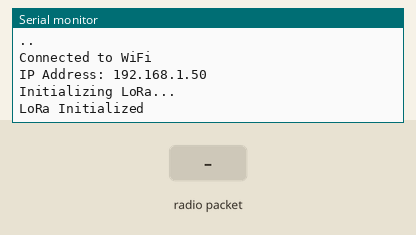
Simulated run of this sketch. Board: ESP8266 (NodeMCU). Shown: the last lines printed to the serial monitor. Inputs (shaded band) come from the test bench. WiFi joins after 1.5 s; servers stay silent unless stated; no radio packets arrive unless stated.

Above: at 3.2 s.
3.3 s: radio packet "-" arrives
At 5.2 s:
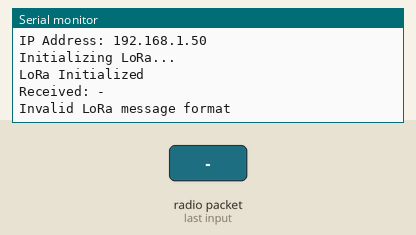
5.5 s: radio packet "1" arrives
At 7.0 s:
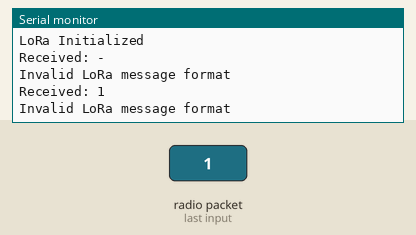

Measured:
- after the input at 3.3 s, the serial monitor: prints a new line after 0.72 s (image 1)
- after the input at 5.5 s, the serial monitor: prints a new line after 0.52 s (image 2)

The sketch:

Lora_Receiver_Final.ino
```cpp
#include <SPI.h>
#include <LoRa.h>
#include <ESP8266WiFi.h>
#include <WiFiClientSecure.h>
#include <ESP8266HTTPClient.h>

// WiFi credentials
const char* ssid = "lora";
const char* password = "lora1234";

// Server URL (use HTTPS)
const char* serverHost = "https://resqlink.onrender.com";
const char* serverPath = "/api/sensor/send";  // Path for POSTing sensor data

// LoRa setup
#define LORA_FREQUENCY 433E6  // Frequency for LoRa

// Pin definitions for LoRa
#define PIN_LORA_COPI   13
#define PIN_LORA_CIPO   12
#define PIN_LORA_SCK    14
#define PIN_LORA_CS     15
#define PIN_LORA_RST    16
#define PIN_LORA_DIO0   5

void setup() {
  Serial.begin(115200);

  // Connect to WiFi
  Serial.println("Connecting to WiFi...");
  WiFi.begin(ssid, password);

  int attempts = 0;
  while (WiFi.status() != WL_CONNECTED && attempts < 20) {
    delay(1000);
    Serial.print(".");
    attempts++;
  }

  if (WiFi.status() == WL_CONNECTED) {
    Serial.println("\nConnected to WiFi");
    Serial.print("IP Address: ");
    Serial.println(WiFi.localIP());
  } else {
    Serial.println("\nFailed to connect to WiFi");
    while (true) {
      delay(1000);  // Halt the program if unable to connect
    }
  }

  // Initialize LoRa
  Serial.println("Initializing LoRa...");
  LoRa.setPins(PIN_LORA_CS, PIN_LORA_RST, PIN_LORA_DIO0);  // Set LoRa pins
  LoRa.setSPIFrequency(20000000);  // Set SPI frequency

  if (!LoRa.begin(LORA_FREQUENCY)) {
    Serial.println("LoRa initialization failed!");
    while (true) {
      delay(1000);  // Halt the program if LoRa fails to initialize
    }
  }
  Serial.println("LoRa Initialized");
}

void loop() {
  // Check for incoming LoRa packets
  int packetSize = LoRa.parsePacket();

  if (packetSize) {
    String receivedMessage = "";
    while (LoRa.available()) {
      receivedMessage += (char)LoRa.read();  // Read the packet
    }

    Serial.print("Received: ");
    Serial.println(receivedMessage);

    // Split the message to extract the transmitter ID and the actual message
    int separatorIndex = receivedMessage.indexOf(" - ");
    if (separatorIndex == -1) {
      Serial.println("Invalid LoRa message format");
      return;  // Exit if message is not in expected format
    }

    String transmitterID = receivedMessage.substring(0, separatorIndex);  // Extract the transmitter ID
    String message = receivedMessage.substring(separatorIndex + 3);  // Extract the actual message

    int rssi = LoRa.packetRssi();  // Get the signal strength

    // Prepare JSON data to send
    String jsonData = "{\"name\":\"" + String(transmitterID) + "\",\"rssi\":" + String(rssi) + "}";

    // Check if WiFi is connected
    if (WiFi.status() == WL_CONNECTED) {
      HTTPClient http;
      WiFiClientSecure client;  // Use WiFiClientSecure for HTTPS
      client.setInsecure();     // This disables SSL certificate verification (for testing)

      Serial.println("Connecting to server...");

      // Use serverHost and serverPath to specify HTTPS URL
      String fullURL = String(serverHost) + String(serverPath);
      http.begin(client, fullURL);  // Initialize HTTPS connection
      http.addHeader("Content-Type", "application/json");  // Set content type

      // Send the PATCH request with JSON data
      int httpResponseCode = http.PATCH(jsonData);

      // Print the response code and handle potential errors
      if (httpResponseCode > 0) {
        String response = http.getString();  // Get the response from the server
        Serial.println("HTTP Response code: " + String(httpResponseCode));
        Serial.println("Server response: " + response);
      } else {
        Serial.println("Error on HTTP request. HTTP Response code: " + String(httpResponseCode));
      }

      http.end();  // Close the HTTP connection
    } else {
      Serial.println("WiFi not connected, retrying...");
    }

    delay(1000);  // Wait before sending the next packet
  } else {
    // No LoRa packet available, loop again
    delay(1000);
  }
}
```
